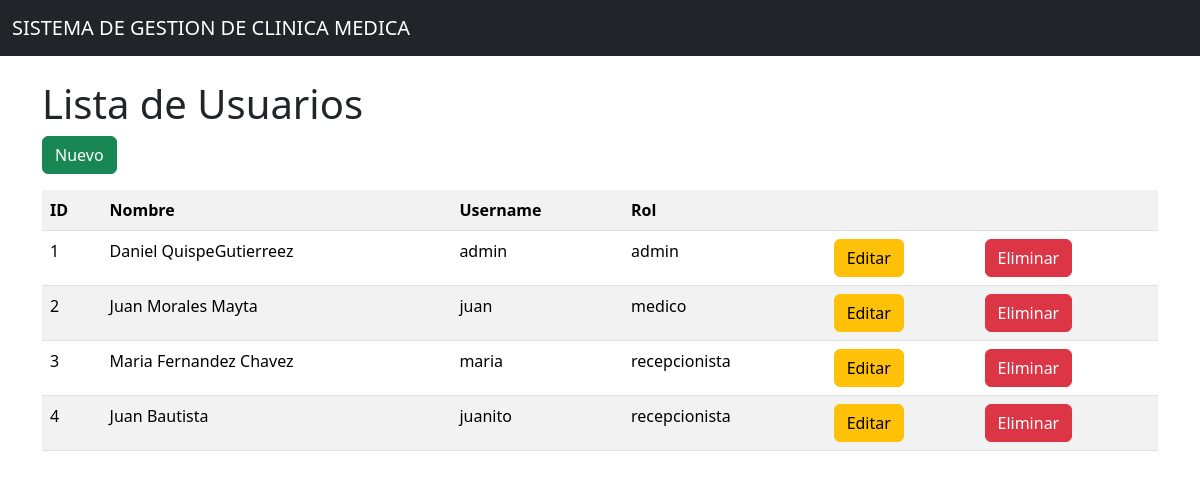
/usuarios/, run on an earlier commit of the app's database.
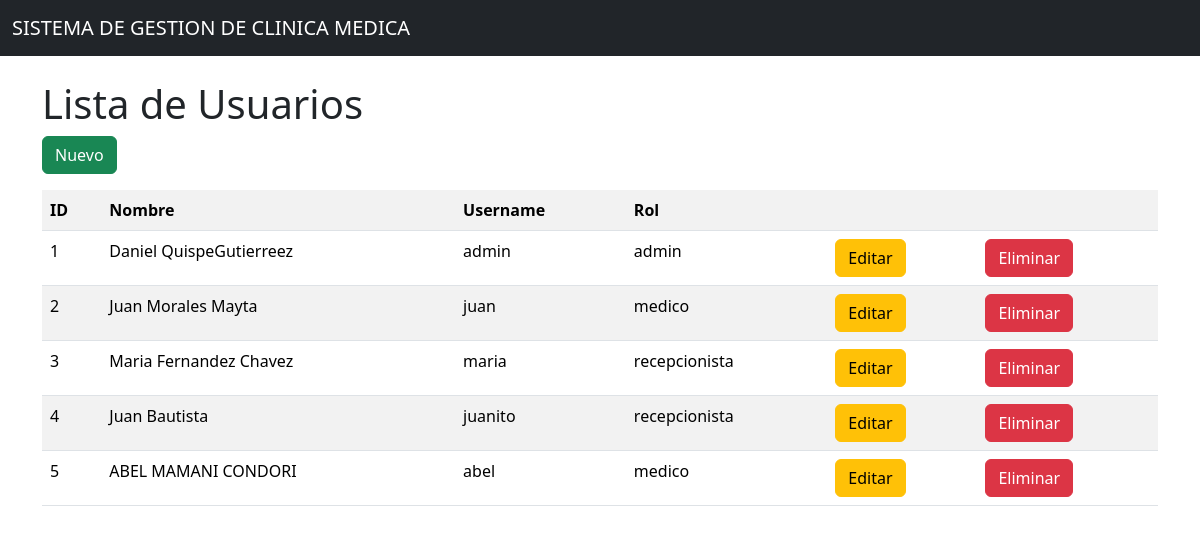
And on a later commit of the database.
### models/usuario_model.py (models this page shows, shortened)
class Usuario(db.Model):
    __tablename__ = "usuarios"
    id = db.Column(db.Integer, primary_key=True)
    nombre = db.Column(db.String(80), nullable=False)
    username = db.Column(db.String(20), unique=True, nullable=False)
    password = db.Column(db.String(200), nullable=False)
    rol = db.Column(db.String(20), nullable=False)
    @staticmethod
    def get_all():
        return Usuario.query.all()

### controllers/usuario_controller.py (the view)
@usuario_bp.route("/")
def index():
    usuarios = Usuario.get_all()
    return usuario_view.list(usuarios)

### run.py (called while the page is built)
@app.context_processor
def inject_active_path():
    def is_active(path):
        return 'active' if request.path == path else ''
    return dict(is_active=is_active, session=session)

### views/usuario_view.py (called while the page is built)
def list(usuarios):
    return render_template('usuarios/index.html', usuarios=usuarios)

### templates/usuarios/index.html (shortened to what this page needs)
{% extends 'base.html' %}
{% block content %}
<h1>Lista de Usuarios</h1>
<a href="{{ url_for('usuario.create') }}" class="btn btn-success mb-3">Nuevo</a>
<table class="table table-striped">
  <tr>
    <th>ID</th>
    <th>Nombre</th>
    <th>Username</th>
    <th>Rol</th>
    <th></th>
    <th></th>
  </tr>
  {% for item in usuarios %}
  <tr>
    <td>{{item.id}}</td>
    <td>{{item.nombre}}</td>
    <td>{{item.username}}</td>
    <td>{{item.rol}}</td>
    <td>
      <a href="{{ url_for('usuario.edit', id=item.id) }}" class="btn btn-warning">Editar</a>
    </td>
    <td>
      <a href="{{ url_for('usuario.delete', id=item.id) }}" class="btn btn-danger">Eliminar</a>
    </td>
  </tr>
  {% endfor %}
</table>
{% endblock %}

What changed in the data, as far as the page shows it:
added Usuario: id "5", nombre "ABEL MAMANI CONDORI", username "abel", rol "medico"
